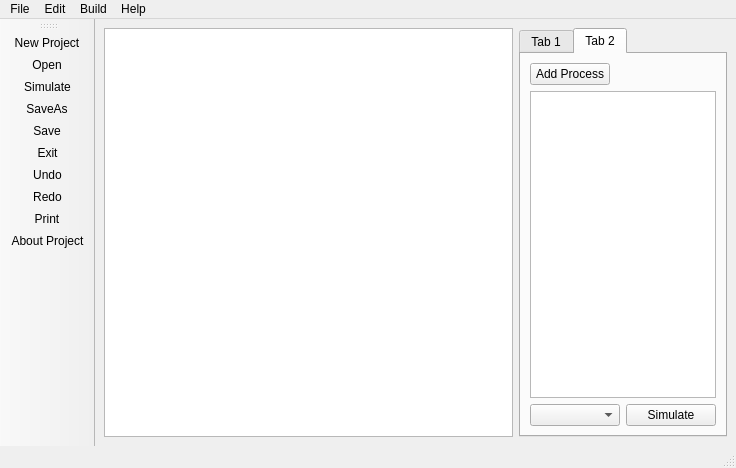
<?xml version="1.0" encoding="UTF-8"?>
<ui version="4.0">
 <class>Layout</class>
 <widget class="QMainWindow" name="Layout">
  <property name="geometry">
   <rect>
    <x>0</x>
    <y>0</y>
    <width>736</width>
    <height>468</height>
   </rect>
  </property>
  <property name="windowTitle">
   <string>Layout</string>
  </property>
  <widget class="QWidget" name="centralwidget">
   <layout class="QHBoxLayout" name="horizontalLayout_7">
    <item>
     <widget class="QGraphicsView" name="graphicsView">
      <property name="sizePolicy">
       <sizepolicy hsizetype="Expanding" vsizetype="Expanding">
        <horstretch>2</horstretch>
        <verstretch>0</verstretch>
       </sizepolicy>
      </property>
     </widget>
    </item>
    <item>
     <widget class="QTabWidget" name="tabWidget">
      <property name="sizePolicy">
       <sizepolicy hsizetype="Expanding" vsizetype="Expanding">
        <horstretch>1</horstretch>
        <verstretch>0</verstretch>
       </sizepolicy>
      </property>
      <property name="currentIndex">
       <number>1</number>
      </property>
      <widget class="QWidget" name="tab">
       <attribute name="title">
        <string>Tab 1</string>
       </attribute>
       <layout class="QHBoxLayout" name="horizontalLayout_3">
        <item>
         <layout class="QVBoxLayout" name="verticalLayout">
          <item>
           <layout class="QHBoxLayout" name="horizontalLayout">
            <item>
             <widget class="QLabel" name="label">
              <property name="text">
               <string>Memory Size</string>
              </property>
             </widget>
            </item>
            <item>
             <spacer name="horizontalSpacer_2">
              <property name="orientation">
               <enum>Qt::Horizontal</enum>
              </property>
              <property name="sizeHint" stdset="0">
               <size>
                <width>40</width>
                <height>20</height>
               </size>
              </property>
             </spacer>
            </item>
            <item>
             <widget class="QLineEdit" name="lineEdit"/>
            </item>
           </layout>
          </item>
          <item>
           <layout class="QHBoxLayout" name="horizontalLayout_2">
            <item>
             <widget class="QPushButton" name="Holesbutton">
              <property name="text">
               <string>Add Holes</string>
              </property>
             </widget>
            </item>
            <item>
             <widget class="QPushButton" name="Memorysizebutton">
              <property name="text">
               <string>Set Memory Size</string>
              </property>
             </widget>
            </item>
           </layout>
          </item>
          <item>
           <widget class="QTableView" name="tableView"/>
          </item>
         </layout>
        </item>
       </layout>
      </widget>
      <widget class="QWidget" name="tab_2">
       <attribute name="title">
        <string>Tab 2</string>
       </attribute>
       <layout class="QHBoxLayout" name="horizontalLayout_6">
        <item>
         <layout class="QVBoxLayout" name="verticalLayout_2">
          <item>
           <layout class="QHBoxLayout" name="horizontalLayout_4">
            <item>
             <widget class="QPushButton" name="Processbutton">
              <property name="text">
               <string>Add Process</string>
              </property>
             </widget>
            </item>
            <item>
             <spacer name="horizontalSpacer">
              <property name="orientation">
               <enum>Qt::Horizontal</enum>
              </property>
              <property name="sizeHint" stdset="0">
               <size>
                <width>40</width>
                <height>20</height>
               </size>
              </property>
             </spacer>
            </item>
           </layout>
          </item>
          <item>
           <widget class="QListView" name="listView"/>
          </item>
          <item>
           <layout class="QHBoxLayout" name="horizontalLayout_5">
            <item>
             <widget class="QComboBox" name="comboBox"/>
            </item>
            <item>
             <widget class="QPushButton" name="SimulateButton">
              <property name="text">
               <string>Simulate</string>
              </property>
             </widget>
            </item>
           </layout>
          </item>
         </layout>
        </item>
       </layout>
      </widget>
     </widget>
    </item>
   </layout>
  </widget>
  <widget class="QMenuBar" name="menubar">
   <property name="geometry">
    <rect>
     <x>0</x>
     <y>0</y>
     <width>736</width>
     <height>22</height>
    </rect>
   </property>
   <widget class="QMenu" name="menuFile">
    <property name="title">
     <string>File</string>
    </property>
    <addaction name="actionNew"/>
    <addaction name="actionOpen"/>
    <addaction name="actionEdit"/>
    <addaction name="actionSaveAs"/>
    <addaction name="separator"/>
    <addaction name="actionPrint"/>
    <addaction name="separator"/>
    <addaction name="actionExit"/>
   </widget>
   <widget class="QMenu" name="menuEdit">
    <property name="title">
     <string>Edit</string>
    </property>
    <addaction name="actionUndo"/>
    <addaction name="actionRedo"/>
   </widget>
   <widget class="QMenu" name="menuHelp">
    <property name="title">
     <string>Help</string>
    </property>
    <addaction name="actionAbout_Project"/>
   </widget>
   <widget class="QMenu" name="menuBuild">
    <property name="title">
     <string>Build</string>
    </property>
    <addaction name="actionRun"/>
   </widget>
   <addaction name="menuFile"/>
   <addaction name="menuEdit"/>
   <addaction name="menuBuild"/>
   <addaction name="menuHelp"/>
  </widget>
  <widget class="QStatusBar" name="statusbar"/>
  <widget class="QToolBar" name="toolBar">
   <property name="windowTitle">
    <string>toolBar</string>
   </property>
   <attribute name="toolBarArea">
    <enum>LeftToolBarArea</enum>
   </attribute>
   <attribute name="toolBarBreak">
    <bool>false</bool>
   </attribute>
   <addaction name="actionNew"/>
   <addaction name="actionOpen"/>
   <addaction name="actionRun"/>
   <addaction name="actionSaveAs"/>
   <addaction name="actionEdit"/>
   <addaction name="actionExit"/>
   <addaction name="actionUndo"/>
   <addaction name="actionRedo"/>
   <addaction name="actionPrint"/>
   <addaction name="actionAbout_Project"/>
  </widget>
  <action name="actionNew">
   <property name="icon">
    <iconset resource="Images.qrc">
     <normaloff>:/Images/Images/Newproject.png</normaloff>:/Images/Images/Newproject.png</iconset>
   </property>
   <property name="text">
    <string>New Project</string>
   </property>
  </action>
  <action name="actionEdit">
   <property name="icon">
    <iconset resource="Images.qrc">
     <normaloff>:/Images/Images/edit.png</normaloff>:/Images/Images/edit.png</iconset>
   </property>
   <property name="text">
    <string>Save</string>
   </property>
  </action>
  <action name="actionSaveAs">
   <property name="icon">
    <iconset resource="Images.qrc">
     <normaloff>:/Images/Images/Save.png</normaloff>:/Images/Images/Save.png</iconset>
   </property>
   <property name="text">
    <string>SaveAs</string>
   </property>
  </action>
  <action name="actionOpen">
   <property name="icon">
    <iconset resource="Images.qrc">
     <normaloff>:/Images/Images/open.png</normaloff>:/Images/Images/open.png</iconset>
   </property>
   <property name="text">
    <string>Open</string>
   </property>
  </action>
  <action name="actionPrint">
   <property name="icon">
    <iconset resource="Images.qrc">
     <normaloff>:/Images/Images/print.png</normaloff>:/Images/Images/print.png</iconset>
   </property>
   <property name="text">
    <string>Print</string>
   </property>
  </action>
  <action name="actionExit">
   <property name="icon">
    <iconset resource="Images.qrc">
     <normaloff>:/Images/Images/Exit.png</normaloff>:/Images/Images/Exit.png</iconset>
   </property>
   <property name="text">
    <string>Exit</string>
   </property>
  </action>
  <action name="actionUndo">
   <property name="icon">
    <iconset resource="Images.qrc">
     <normaloff>:/Images/Images/undoIcon.png</normaloff>:/Images/Images/undoIcon.png</iconset>
   </property>
   <property name="text">
    <string>Undo</string>
   </property>
  </action>
  <action name="actionRedo">
   <property name="icon">
    <iconset resource="Images.qrc">
     <normaloff>:/Images/Images/redoIcon.png</normaloff>:/Images/Images/redoIcon.png</iconset>
   </property>
   <property name="text">
    <string>Redo</string>
   </property>
  </action>
  <action name="actionAbout_Project">
   <property name="icon">
    <iconset resource="Images.qrc">
     <normaloff>:/Images/Images/aboutIcon.png</normaloff>:/Images/Images/aboutIcon.png</iconset>
   </property>
   <property name="text">
    <string>About Project</string>
   </property>
  </action>
  <action name="actionRun">
   <property name="icon">
    <iconset resource="Images.qrc">
     <normaloff>:/Images/Images/run.png</normaloff>:/Images/Images/run.png</iconset>
   </property>
   <property name="text">
    <string>Simulate</string>
   </property>
  </action>
 </widget>
 <resources>
  <include location="Images.qrc"/>
 </resources>
 <connections/>
</ui>
